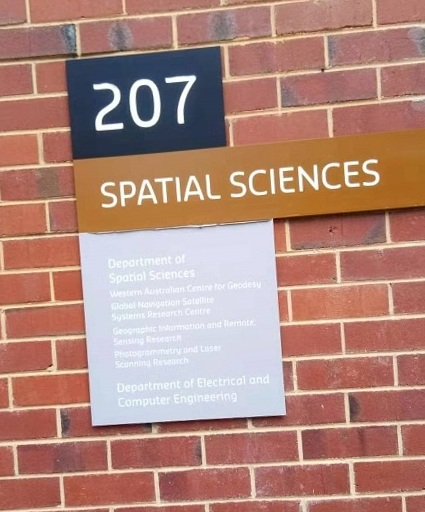
#> input picture comp3007/assignment/tasks/task1/building_signage_recogniser/resources/BS04.jpg, 425 x 512 px; its folder holds only this picture in this run
$ jupyter execute building_signage_recogniser.ipynb
#> lines starting #> are read from the running program, lines starting #| are printed output that depends on the picture; after the words box and inside, x2 and y2 are one past the last pixel; in counts of white or black regions, pixels touching at a corner belong together
# Assignment

## Task 1. Building Signage Detection and Digit Extraction

[cell 1]
# Connect to my Google Drive
from google.colab import drive
drive.mount("/content/drive")

[cell 2]
import numpy as np # Numpy provides various useful functions and operators for scientific computing
import cv2 as cv # OpenCV provides various useful functions for computer vision
import os # Optional
import glob # Optional
import imutils
from matplotlib import pyplot as plt
from google.colab.patches import cv2_imshow

[cell 3]
path = "drive/MyDrive/Code/comp3007/assignment/task1/building_signage_recogniser/resources"
filenames = glob.glob(os.path.join(path, "*.jpg"))

[cell 4]
def read_image(filename):
    return cv.imread(filename)
#> returned value is the input picture: shape (512, 425, 3); mean B, G, R 123.9, 135, 176.6

[cell 5]
def preprocess_image(image_bgr):
    # Convert image from BGR to gray
    image_gray = cv.cvtColor(image_bgr, cv.COLOR_BGR2GRAY)
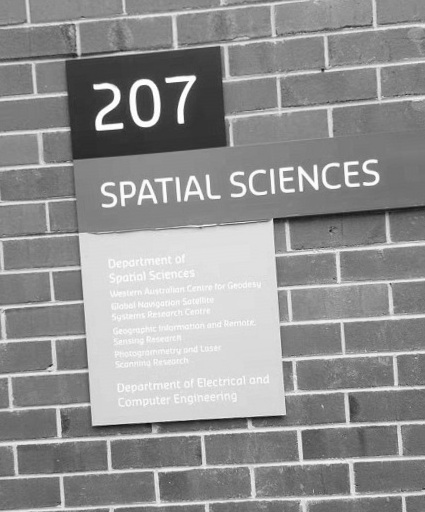
#> image_gray: shape (512, 425); min 15, max 255, mean 146.2

    # Invert image colours
    image_inverted = cv.bitwise_not(image_gray)
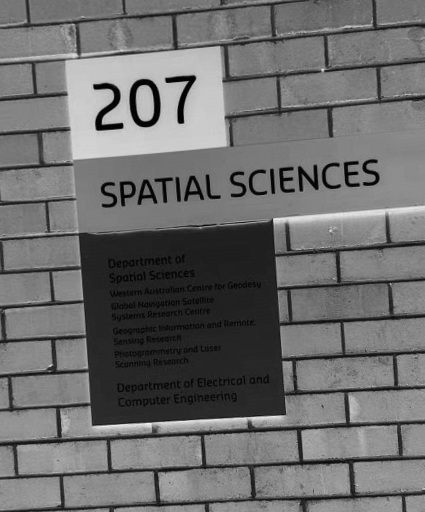
#> image_inverted: shape (512, 425); min 0, max 240, mean 108.8

    # Perform blackhat operation
    kernel = cv.getStructuringElement(cv.MORPH_RECT, (17, 17))
    image_blackhat = cv.morphologyEx(image_inverted, cv.MORPH_BLACKHAT, kernel)
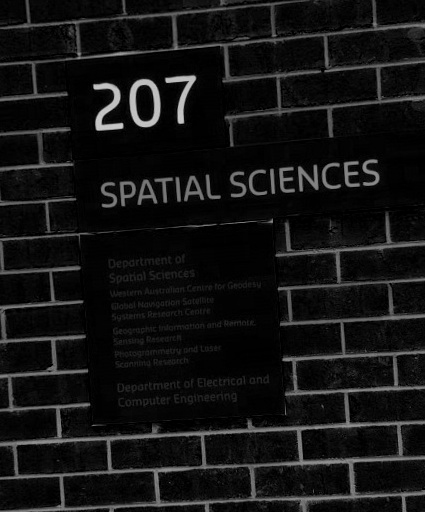
#> image_blackhat: shape (512, 425); min 0, max 202, mean 19.1

    # Perform opening operation
    kernel = cv.getStructuringElement(cv.MORPH_RECT, (3, 3))
    image_eroded = cv.erode(image_blackhat, kernel, iterations=1)
    kernel = cv.getStructuringElement(cv.MORPH_RECT, (6, 6))
    image_dilated = cv.dilate(image_eroded, kernel, iterations=3)
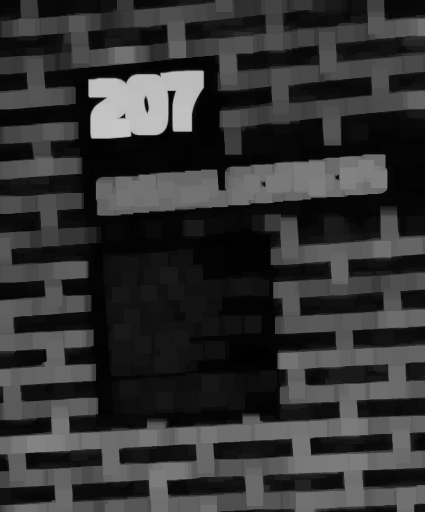
#> image_dilated: shape (512, 425); min 1, max 198, mean 51

    # Perform closing operation
    kernel = cv.getStructuringElement(cv.MORPH_RECT, (6, 6))
    image_dilated = cv.dilate(image_dilated, kernel, iterations=3)
    kernel = cv.getStructuringElement(cv.MORPH_RECT, (3, 3))
    image_eroded = cv.erode(image_dilated, kernel, iterations=1)
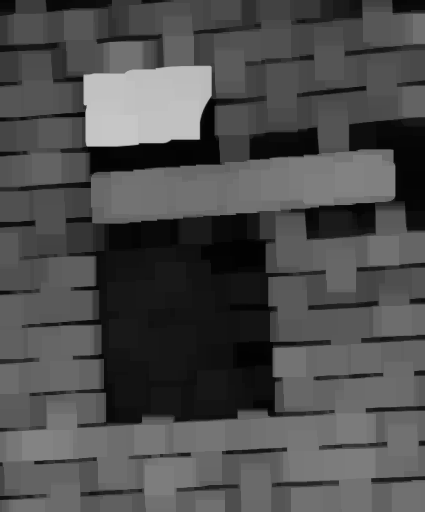
#> image_eroded: shape (512, 425); min 2, max 198, mean 77.4

    # Perform theshold operation
    ret, image_threshold = cv.threshold(image_eroded,
                                        150, 255,
                                        cv.THRESH_BINARY)
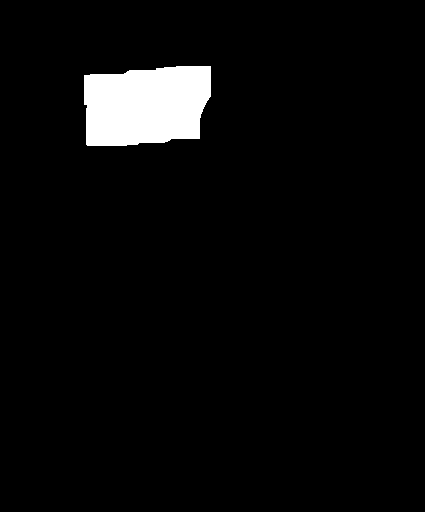
#> image_threshold: shape (512, 425); 4.1% white; 1 white region

    return image_threshold, image_blackhat

[cell 6]
def extract_sign(image_treshhold):
    # Find and sort contours
    contours = cv.findContours(image_threshold, cv.RETR_TREE, cv.CHAIN_APPROX_NONE)[0]
#> contours = 1 contour; box (x1, y1, x2, y2) and area: (84, 66, 211, 146) 8626
    contours_sorted = sorted(contours, key = cv.contourArea, reverse = True)
#> contours_sorted has the same summary as contours

    bounding_box_sign = None
    # If the sign was found
    if contours_sorted:
        x, y, w, h = cv.boundingRect(contours_sorted[0])
#> x = 84; y = 66; w = 127; h = 80
        bounding_box_sign = (x, y, w, h)
#> bounding_box_sign = (84, 66, 127, 80)

    return bounding_box_sign

[cell 7]
def preprocess_sign(image_cropped):
    # Perform theshold operation on cropped image
    ret, image_threshold = cv.threshold(image_cropped, 40, 255, cv.THRESH_BINARY)

    return image_threshold

[cell 8]
def extract_digits(image_threshold):
    # Find and sort contours
    contours = cv.findContours(image_threshold, cv.RETR_EXTERNAL, cv.CHAIN_APPROX_NONE)[0]
    contours_sorted = sorted(contours, key = cv.contourArea, reverse = True)

    # Store minimum digit bounding box aspect ratio,
    # based on manual analysis of digit aspect ratios
    aspect_ratio_min = 0.35
    aspect_ratio_max = 0.8

    bounding_boxes = list()
    # Loop over digits
    for i in range(min(len(contours_sorted), 3)):
        bounding_box = contours_sorted[i]
        # Create digit bounding box
        x, y, w, h = cv.boundingRect(bounding_box)
        aspect_ratio = float(w) / h

        # If bounding box aspect ratio is within specification
        if aspect_ratio_min <= aspect_ratio <= aspect_ratio_max:
            # Append bounding box to list of bounding boxes
            bounding_boxes.append((x, y, w, h))

    return bounding_boxes

[cell 9]
for filename in filenames:
    # Read full image
    image_bgr = read_image(filename)

    # Preprocess full image
    image_threshold, image_blackhat = preprocess_image(image_bgr)

    # Extract sign
    bounding_box_sign = extract_sign(image_threshold)
#> bounding_box_sign = (84, 66, 127, 80)

    # If a sign was detected
    if bounding_box_sign:
        x = bounding_box_sign[0]
#> x = 84
        y = bounding_box_sign[1]
#> y = 66
        w = bounding_box_sign[2]
#> w = 127
        h = bounding_box_sign[3]
#> h = 80

        # Calculate factor to resize bounding box
        dx = w // 10
#> dx = 12
        dy = h // 10
#> dy = 8

        # Calculate tight bounding box crop points
        x_start = max(0, x + dx)
#> x_start = 96
        x_end = min(len(image_blackhat[0]), x + w - dx)
#> x_end = 199
        y_start = max(0, y + dy)
#> y_start = 74
        y_end = min(len(image_blackhat), y + h - dy)
#> y_end = 138

        # Crop full image
        image_cropped = image_blackhat[y_start : y_end, x_start : x_end]
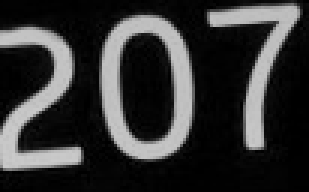
#> image_cropped: shape (64, 103) (shown 3 times larger); min 0, max 202, mean 51.4

        # Preprocess cropped image
        image_threshold = preprocess_sign(image_cropped)
#> in preprocess_sign, `ret, image_threshold = cv.threshold(image_cropped, 40, 255, cv.THRESH_..`:
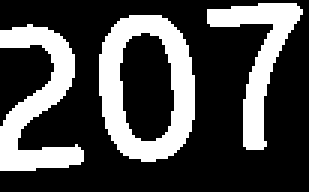
#> image_threshold: shape (64, 103) (shown 3 times larger); 28.9% white; 3 white regions

        # Extract digits
        bounding_boxes_digits = extract_digits(image_threshold)
#> in extract_digits, `contours = cv.findContours(image_threshold, cv.RETR_EXTERNAL, cv.CHAIN..`: contours = 3 contours; box (x1, y1, x2, y2) and area: (33, 5, 65, 54) 1242, (0, 8, 28, 57) 530, (69, 1, 101, 50) 420
#> in extract_digits, `contours_sorted = sorted(contours, key = cv.contourArea, reverse = True)`: contours_sorted has the same summary as contours
#> the loop in extract_digits, `for i in range(min(len(contours_sorted), 3)):` made 3 passes
#> (x, y, w, aspect_ratio) on passes 1 to 3: (33, 5, 32, 0.653), (0, 8, 28, 0.571), (69, 1, 32, 0.653)
#> after the loop in extract_digits, `for i in range(min(len(contours_sorted), 3)):`: bounding_boxes = [(33, 5, 32, 49), (0, 8, 28, 49), (69, 1, 32, 49)]
#> bounding_boxes_digits = [(33, 5, 32, 49), (0, 8, 28, 49), (69, 1, 32, 49)]

        # Copy full image
        image_bgr_copy = image_bgr.copy()

        # Annotate loose sign bounding box
        cv.rectangle(image_bgr_copy,
                     (x - dx, y - dy),
                     (x + w + dx, y + h + dy),
                     (0, 0, 255),
                     1)
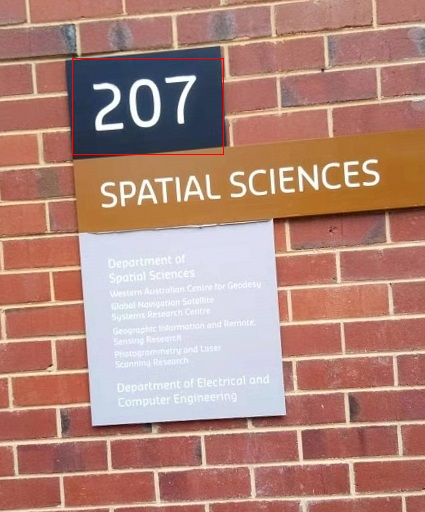
#> image_bgr_copy: shape (512, 425, 3); 0.23% of pixels changed, all inside (x1, y1, x2, y2) = (72, 58, 224, 155)

        # For each digit bounding box
        for bounding_box_digit in bounding_boxes_digits:
            x = bounding_box_digit[0]
            y = bounding_box_digit[1]
            w = bounding_box_digit[2]
            h = bounding_box_digit[3]

            # Annotate digit bounding box
            cv.rectangle(image_bgr_copy,
                            (x + x_start, y + y_start),
                            (x + x_start + w, y + y_start + h),
                            (0, 0, 255),
                            1)
#> this loop made 3 passes
#> (bounding_box_digit, x, y, w) on passes 1 to 3: ((33, 5, 32, 49), 33, 5, 32), ((0, 8, 28, 49), 0, 8, 28), ((69, 1, 32, 49), 69, 1, 32)
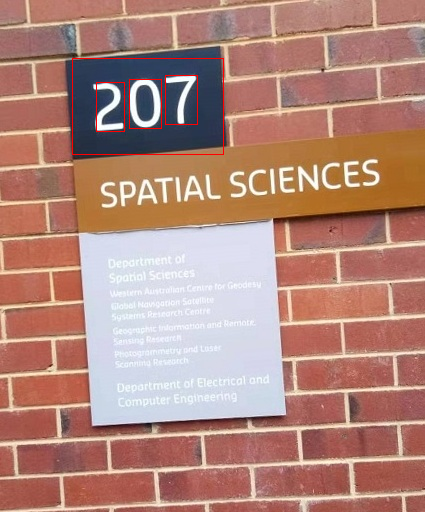
#> image_bgr_copy: shape (512, 425, 3); 0.22% of pixels changed, all inside (x1, y1, x2, y2) = (96, 75, 198, 132)

    # Show annotated image
    cv2_imshow(image_bgr_copy)

$ run again, on comp3007/assignment/tasks/task1/building_signage_recogniser/resources/BS07.jpg
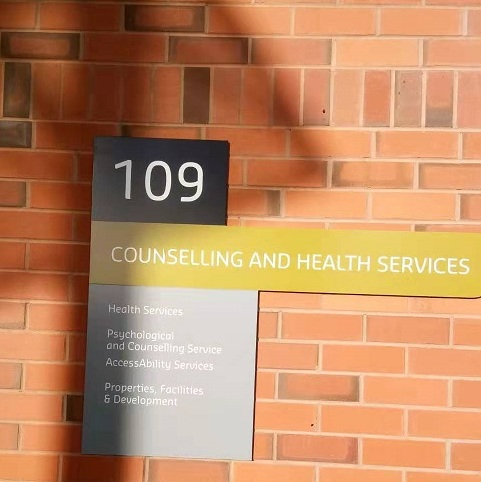
#> input picture comp3007/assignment/tasks/task1/building_signage_recogniser/resources/BS07.jpg, 481 x 482 px
#> in read_image, returned value is the input picture: shape (482, 481, 3); mean B, G, R 99.8, 138.4, 190.4
#> in extract_sign, `contours = cv.findContours(image_threshold, cv.RETR_TREE, cv.CHAIN_APP..`: contours = 1 contour; box (x1, y1, x2, y2) and area: (136, 151, 219, 217) 5110
#> in extract_sign, `contours_sorted = sorted(contours, key = cv.contourArea, reverse = True)`: contours_sorted has the same summary as contours
#> in extract_sign, `x, y, w, h = cv.boundingRect(contours_sorted[0])`: x = 136; y = 151; w = 83; h = 66
#> in extract_sign, `bounding_box_sign = (x, y, w, h)`: bounding_box_sign = (136, 151, 83, 66)
#> `x = bounding_box_sign[0]`: x = 136
#> `y = bounding_box_sign[1]`: y = 151
#> `w = bounding_box_sign[2]`: w = 83
#> `h = bounding_box_sign[3]`: h = 66
#> dx = 8
#> dy = 6
#> x_start = 144
#> x_end = 211
#> y_start = 157
#> y_end = 211
#> in extract_digits, `contours = cv.findContours(image_threshold, cv.RETR_EXTERNAL, cv.CHAIN..`: contours = 2 contours; box (x1, y1, x2, y2) and area: (1, 3, 28, 44) 848, (34, 5, 59, 45) 620
#> in extract_digits, `contours_sorted = sorted(contours, key = cv.contourArea, reverse = True)`: contours_sorted has the same summary as contours
#> the loop in extract_digits, `for i in range(min(len(contours_sorted), 3)):` made 2 passes
#> (x, y, w, h, aspect_ratio) on passes 1 to 2: (1, 3, 27, 41, 0.659), (34, 5, 25, 40, 0.625)
#> after the loop in extract_digits, `for i in range(min(len(contours_sorted), 3)):`: bounding_boxes = [(1, 3, 27, 41), (34, 5, 25, 40)]
#> the loop `for bounding_box_digit in bounding_boxes_digits:` made 2 passes
#> after the loop `for bounding_box_digit in bounding_boxes_digits:`:
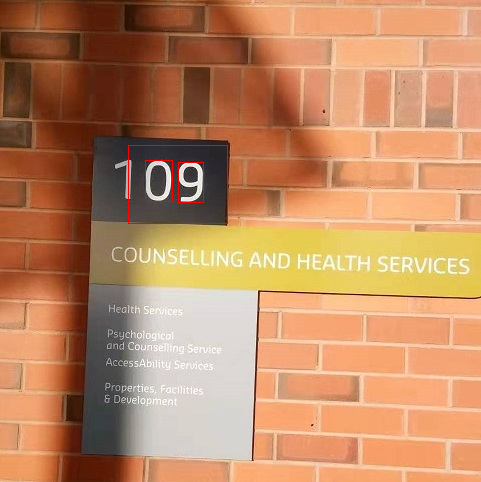
#> image_bgr_copy: shape (482, 481, 3); mean B, G, R 99.6, 138.2, 190.9
